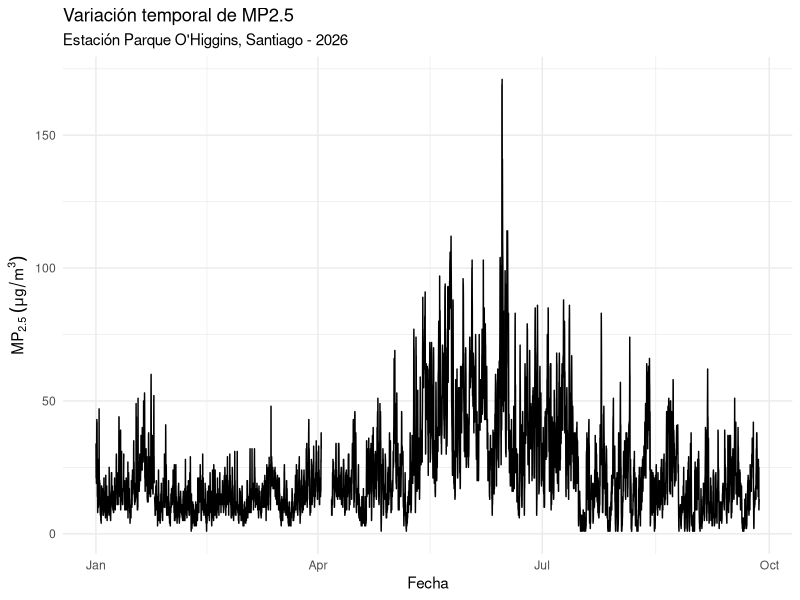
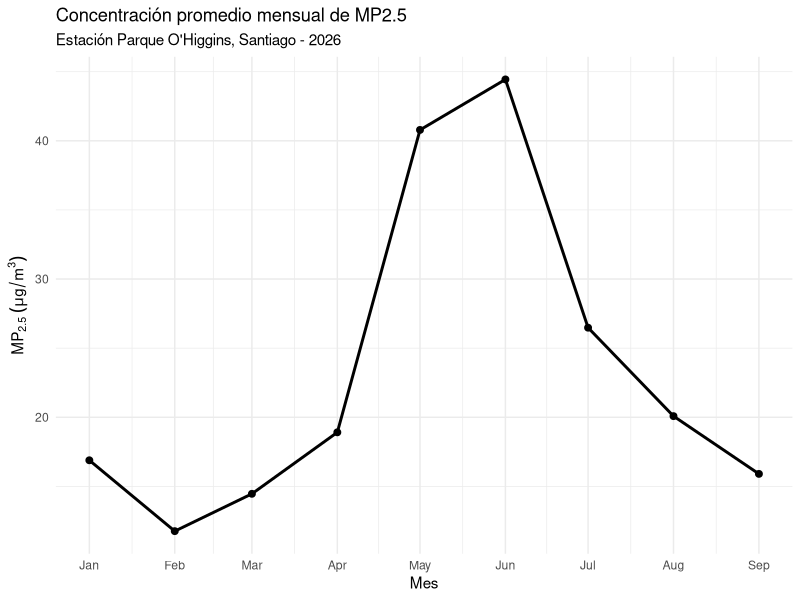
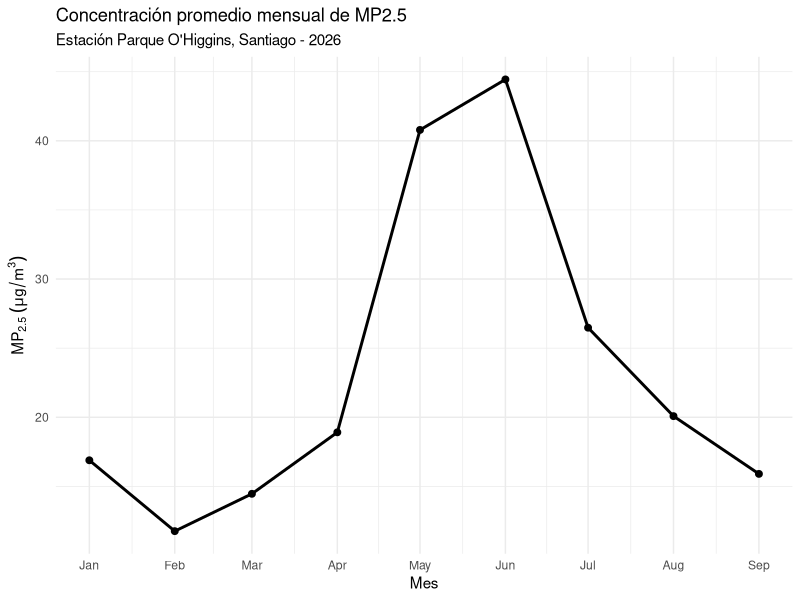

R code for these plots, in order:
# Análisis exploratorio de datos de MP2.5
# Estación Parque O'Higgins - SINCA
# Año 2026

library(tidyverse)

# Importar datos
datos_mp25 <- read_delim(
  "datos/mp2.5-parque-ohiggins-2026.csv",
  delim = ";"
)

# Explorar la estructura de los datos
glimpse(datos_mp25)

# Resumen estadístico inicial
summary(datos_mp25)

# Preparar los datos para el análisis

datos_mp25 <- datos_mp25 %>%
  select(-...6) %>%
  mutate(
    mp25 = coalesce(
      `Registros validados`,
      `Registros preliminares`,
      `Registros no validados`
    )
  )

# Resumen de la concentración de MP2.5
summary(datos_mp25$mp25)

# Cantidad de datos ausentes de MP2.5
sum(is.na(datos_mp25$mp25))

# Crear variable de fecha y hora

datos_mp25 <- datos_mp25 %>%
  mutate(
    fecha_hora = ymd_hm(
      paste(
        `FECHA (YYMMDD)`,
        `HORA (HHMM)`
      )
    )
  )

glimpse(datos_mp25$fecha_hora)

# Visualización de la serie temporal de MP2.5

ggplot(datos_mp25, aes(x = fecha_hora, y = mp25)) +
  geom_line(na.rm = TRUE) +
  labs(
    title = "Variación temporal de MP2.5",
    subtitle = "Estación Parque O'Higgins, Santiago - 2026",
    x = "Fecha",
    y = expression("MP"[2.5]~(mu*g/m^3))
  ) +
  theme_minimal()
# Calcular promedios mensuales de MP2.5

mp25_mensual <- datos_mp25 %>%
  mutate(mes = floor_date(fecha_hora, "month")) %>%
  group_by(mes) %>%
  summarise(
    promedio_mp25 = mean(mp25, na.rm = TRUE)
  )

mp25_mensual

# Visualizar el promedio mensual de MP2.5

ggplot(mp25_mensual, aes(x = mes, y = promedio_mp25)) +
  geom_line(linewidth = 1) +
  geom_point(size = 2) +
  labs(
    title = "Concentración promedio mensual de MP2.5",
    subtitle = "Estación Parque O'Higgins, Santiago - 2026",
    x = "Mes",
    y = expression("MP"[2.5]~(mu*g/m^3))
  ) +
  scale_x_datetime(date_breaks = "1 month", date_labels = "%b") +
  theme_minimal()
View(datos_mp25)

ggplot(mp25_mensual, aes(x = mes, y = promedio_mp25)) +
  geom_line(linewidth = 1) +
  geom_point(size = 2) +
  labs(
    title = "Concentración promedio mensual de MP2.5",
    subtitle = "Estación Parque O'Higgins, Santiago - 2026",
    x = "Mes",
    y = expression("MP"[2.5]~(mu*g/m^3))
  ) +
  scale_x_datetime(date_breaks = "1 month", date_labels = "%b") +
  theme_minimal()
